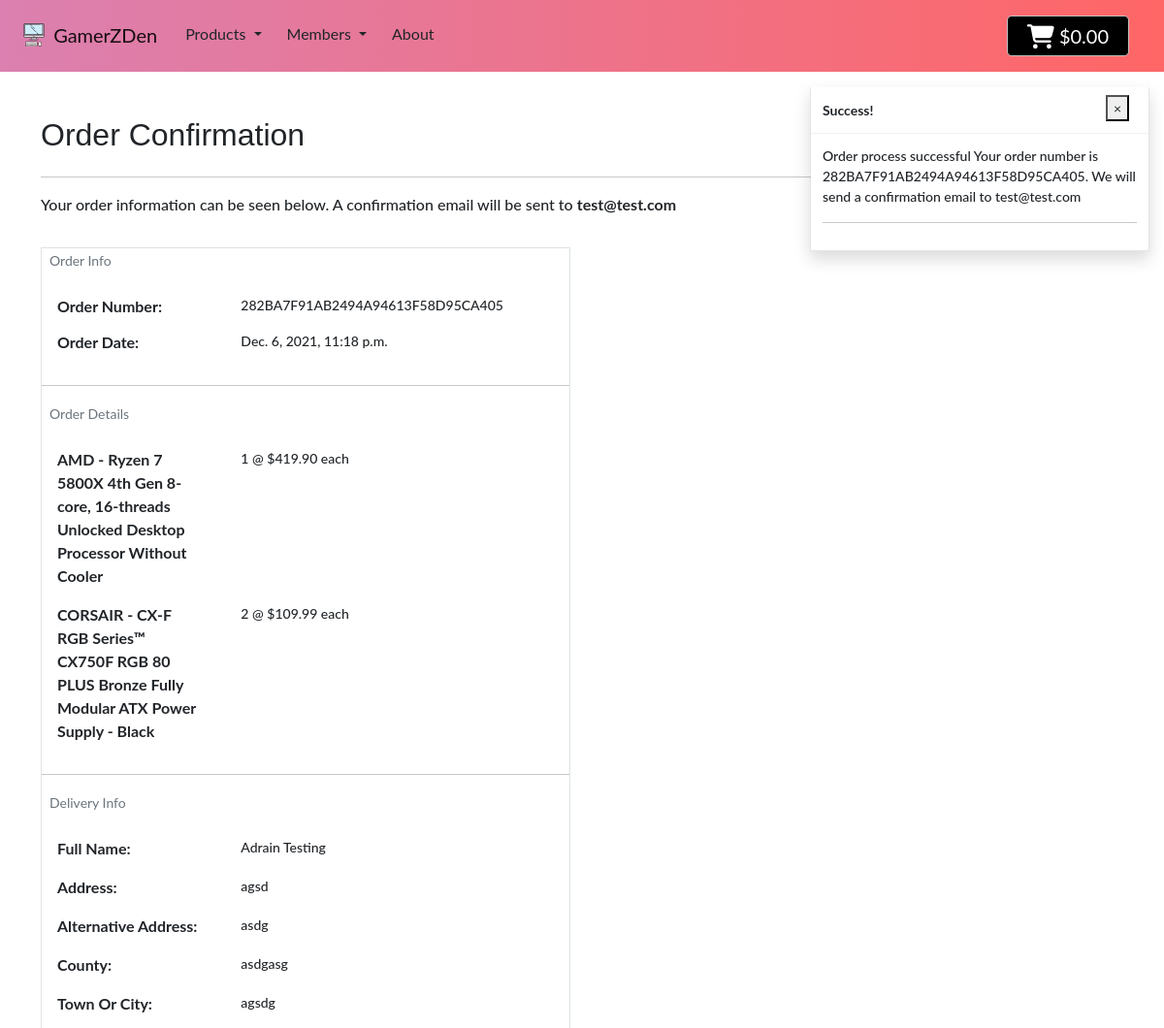
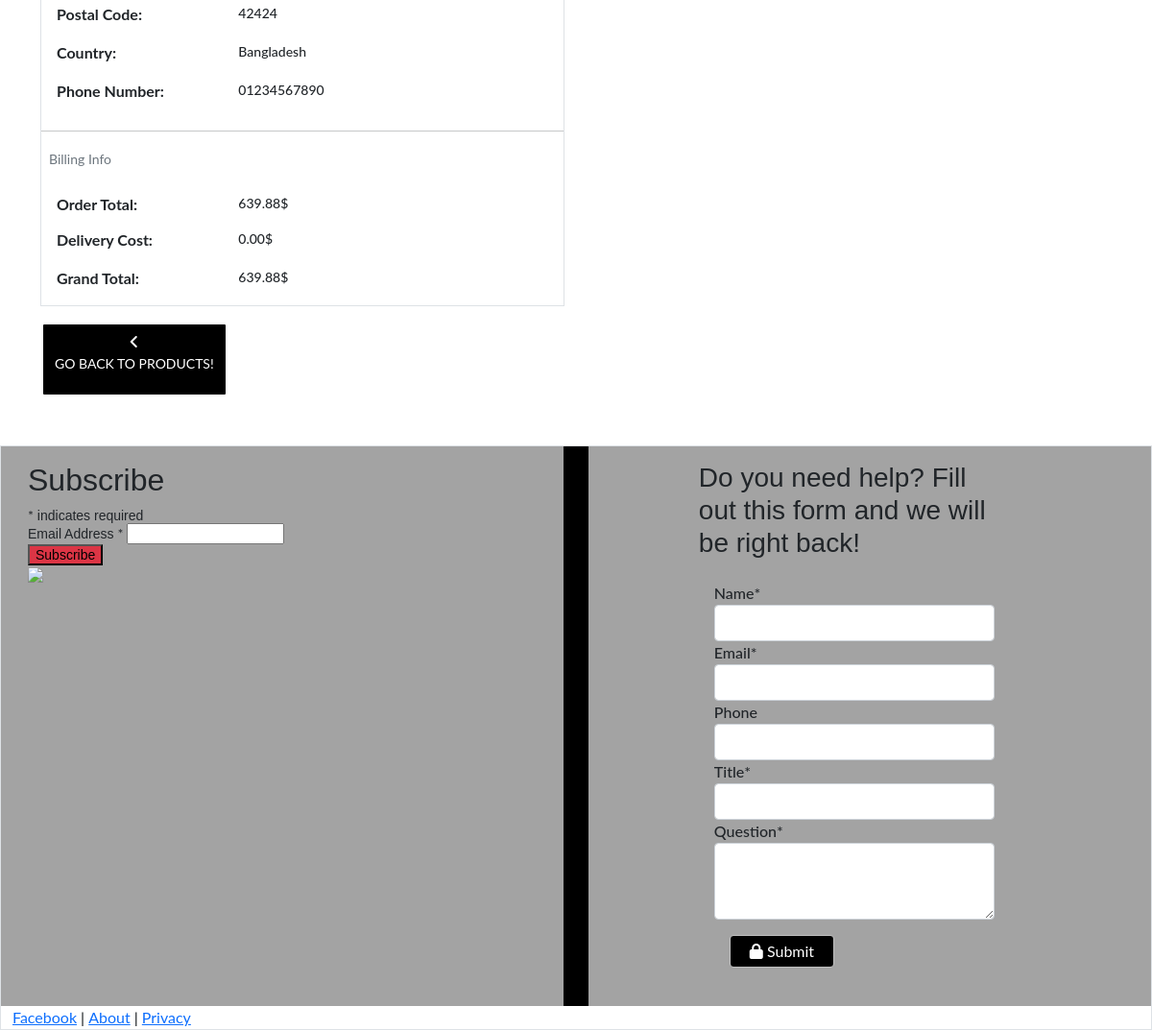
/checkout/checkout_success/282BA7F91AB2494A94613F58D95CA405, run on the app's committed database (2 pictures, top to bottom).
### checkout/models.py (models this page shows, shortened)
class Order(models.Model):
    order_number = models.CharField(max_length=32, null=False, editable=False)
    full_name = models.CharField(max_length=128, null=False, blank=False)
    email = models.EmailField(max_length=254, null=False, blank=False)
    phone_number = models.CharField(max_length=32, null=False, blank=False)
    country = CountryField(blank_label='Country*', null=False, blank=False)
    postcode = models.CharField(max_length=32, null=True, blank=True)
    town_or_city = models.CharField(max_length=64, null=False, blank=False)
    street_address = models.CharField(max_length=128, null=False, blank=False)
    street_address2 = models.CharField(max_length=128, null=True, blank=True)
    county = models.CharField(max_length=128, null=True, blank=True)
    date = models.DateTimeField(auto_now_add=True)
    delivery_cost = models.DecimalField(max_digits=6, decimal_places=2, null=False, default=0)
    order_total = models.DecimalField(max_digits=10, decimal_places=2, null=False, default=0)
    grand_total = models.DecimalField(max_digits=10, decimal_places=2, null=False, default=0)
    original_cart = models.TextField(null=False, blank=False, default='')
    stripe_pid = models.CharField(max_length=256, null=False, blank=False, default='')
    user_profile = models.ForeignKey(UserProfile, on_delete=models.SET_NULL, null=True, blank=True, related_name='orders')

class OrderLineItem(models.Model):
    order = models.ForeignKey(Order, null=False, blank=False, on_delete=models.CASCADE, related_name='lineitems')
    product = models.ForeignKey(Product, null=False, blank=False, on_delete=models.CASCADE)
    quantity = models.IntegerField(null=False, blank=False, default=0)
    lineitem_total = models.DecimalField(max_digits=8, decimal_places=2, null=False, blank=False, editable=False)

### products/models.py (models this page shows, shortened)
class Product(models.Model):
    sku = models.IntegerField(null=True, blank=True, unique=True)
    name = models.TextField(max_length=256)
    description = models.TextField(null=True, blank=True)
    price = models.DecimalField(max_digits=7, decimal_places=2)
    category = models.ForeignKey(Category, on_delete=models.SET_NULL, null=True, blank=True)
    rating = models.DecimalField(max_digits=2, decimal_places=1)
    image_url = models.URLField(max_length=1024)
    image = models.ImageField(null=True, blank=True)
    make = models.CharField(max_length=64)
    model_id = models.CharField(max_length=64)

### checkout/views.py (the view, shortened to what this page needs)
# urls.py: path('checkout_success/<order_number>', views.checkout_success, name='checkout_success'),
def checkout_success(request, order_number):
    save_info = request.session.get('save-info')
    order = get_object_or_404(Order, order_number=order_number)
    if request.user.is_authenticated:
        profile = UserProfile.objects.get(user=request.user)
        order.user_profile = profile
        order.save()
    messages.success(request, f'Order process successful\
        Your order number is {order_number}. We will send\
            a confirmation email to {order.email}')
    if 'cart' in request.session:
        del request.session['cart']
    template = 'checkout/checkout_success.html'
    context = {
        'order': order,
    }
    return render(request, template, context)

### about/forms.py (shortened to what this page needs)
class QuestionForm(forms.ModelForm):
    class Meta:
        model = Question
        fields = '__all__'
        name = forms.CharField,
        email = forms.EmailField,
        title = forms.CharField,
        question = forms.Textarea,
        telephone = forms.CharField,

### about/context_processors.py (called while the page is built)
def get_question_form(request):
    form = QuestionForm()
    context = {
        'question_form': form
    }
    return context

### cart/context_processors.py (called while the page is built, shortened)
def cart_contents(request):
    cart_items = []
    total = 0
    product_count = 0
    cart = request.session.get('cart', {})
    if total < settings.FREE_DELIVERY_THRESHOLD:
        if request.user.is_authenticated:
            delivery = total * Decimal(settings.MEMBER_DELIVERY_PERCENTAGE / 100)
        else:
            delivery = total * Decimal(settings.STANDARD_DELIVERY_PERCENTAGE / 100)
        free_delivery_in = settings.FREE_DELIVERY_THRESHOLD - total
    else:
        delivery = 0
        free_delivery_in = 0
    grand_total = delivery + total
    context = {
        'cart_items': cart_items,
        'total': total,
        'product_count': product_count,
        'delivery': delivery,
        'free_delivery_in': free_delivery_in,
        'free_delivery_threshold': settings.FREE_DELIVERY_THRESHOLD,
        'grand_total': grand_total,
    }
    return context

### checkout/templates/checkout/checkout_success.html (shortened to what this page needs)
{% extends "base.html" %}
{% load static %}
{% block extra_css %}
    <link rel="stylesheet" href="{% static 'checkout/css/checkout.css' %}">
{% endblock %}
{% block content %}
    <div class="overlay"></div>
    <div class="container">
        <div class="row mb-3">
            <div class="col">
                <h2 class="logo-font mb-4">Order Confirmation</h2>
                <hr>
                <p class="text-dark">Your order information can be seen below. A confirmation email will be sent to <strong>{{ order.email }}</strong></p>
            </div>
        </div>
        <div class="row">
            <div class="col-12 col-lg-6">
                <div class="order-confirm-wrapper border">
                    <div class="row">
                        <div class="col">
                            <small class="text-muted ps-2">Order Info</small>
                        </div>
                    </div>
                    <br>
                    <div class="row">
                        <div class="col-12 col-md-4">
                            <strong class="ps-3">Order Number:</strong>
                        </div>
                        <div class="col-12 col-md-8">
                            <p class="small px-3">{{ order.order_number }}</p>
                        </div>
                    </div>
                    <div class="row">
                        <div class="col-12 col-md-4">
                            <p class="ps-3"><strong>Order Date:</strong></p>
                        </div>
                        <div class="col-12 col-md-8">
                            <p class="small px-3">{{ order.date }}</p>
                        </div>
                    </div>
                    <hr>
                    <div class="row">
                        <div class="col">
                            <small class="text-muted ps-2">Order Details</small>
                        </div>
                    </div>
                    <br>
                    {% for item in order.lineitems.all %}
                    <div class="row">
                        <div class="col-12 col-md-4">
                            <p class="ps-3"><strong>{{ item.product.name }}</strong></p>
                        </div>
                        <div class="col-12 col-md-8">
                            <p class="small px-3">{{ item.quantity }} @ ${{ item.product.price }} each</p>
                        </div>
                    </div>
                    {% endfor %}
                    <hr>
                    <div class="row">
                        <div class="col">
                            <small class="text-muted ps-2">Delivery Info</small>
                        </div>
                    </div>
                    <br>
                    <div class="row">
                        <div class="col-12 col-md-4">
                            <p class="ps-3"><strong>Full Name:</strong></p>
                        </div>
                        <div class="col-12 col-md-8">
                            <p class="small px-3">{{ order.full_name }}</p>
                        </div>
                    </div>
                    <div class="row">
                        <div class="col-12 col-md-4">
                            <p class="ps-3"><strong>Address:</strong></p>
                        </div>
                        <div class="col-12 col-md-8">
                            <p class="small px-3">{{ order.street_address }}</p>
                        </div>
                    </div>
                    {% if order.street_address2 %}
                        <div class="row">
                            <div class="col-12 col-md-4">
                                <p class="ps-3"><strong>Alternative Address:</strong></p>
                            </div>
                            <div class="col-12 col-md-8">
                                <p class="small px-3">{{ order.street_address2 }}</p>
                            </div>
                        </div>
                    {% endif %}
                    {% if order.county %}
                    <div class="row">
                        <div class="col-12 col-md-4">
                            <p class="ps-3"><strong>County:</strong></p>
                        </div>
                        <div class="col-12 col-md-8">
                            <p class="small px-3">{{ order.county }}</p>
                        </div>
                    </div>
                    {% endif %}
                    <div class="row">
                        <div class="col-12 col-md-4">
                            <p class="ps-3"><strong>Town Or City:</strong></p>
                        </div>
                        <div class="col-12 col-md-8">
                            <p class="small px-3">{{ order.town_or_city }}</p>
                        </div>
                    </div>
                    <div class="row">
                        <div class="col-12 col-md-4">
                            <p class="ps-3"><strong>Postal Code:</strong></p>
                        </div>
                        <div class="col-12 col-md-8">
                            <p class="small px-3">{{ order.postcode }}</p>
                        </div>
                    </div>
                    <div class="row">
                        <div class="col-12 col-md-4">
                            <p class="ps-3"><strong>Country:</strong></p>
                        </div>
                        <div class="col-12 col-md-8">
                            <p class="small px-3">{{ order.country }}</p>
                        </div>
                    </div>
                    <div class="row">
                        <div class="col-12 col-md-4">
                            <strong class="ps-3">Phone Number:</strong>
                        </div>
                        <div class="col-12 col-md-8">
                            <p class="small px-3">{{ order.phone_number }}</p>
                        </div>
                    </div>
                    <hr>
                    <div class="row">
                        <div class="col">
                            <small class="text-muted ps-2">Billing Info</small>
                        </div>
                    </div>
                    <br>
                    <div class="row">
                        <div class="col-12 col-md-4">
                           <strong class="ps-3">Order Total:</strong>
                        </div>
                        <div class="col-12 col-md-8">
                            <p class="small px-3">{{ order.order_total }}$</p>
                        </div>
                    </div>
                    <div class="row">
                        <div class="col-12 col-md-4">
                            <p class="ps-3"><strong>Delivery Cost:</strong></p>
                        </div>
                        <div class="col-12 col-md-8">
                            <p class="small px-3">{{ order.delivery_cost }}$</p>
                        </div>
                    </div>
                    <div class="row">
                        <div class="col-12 col-md-4">
                            <p class="ps-3"><strong>Grand Total:</strong></p>
                        </div>
                        <div class="col-12 col-md-8">
                            <p class="small px-3">{{ order.grand_total }}$</p>
                        </div>
                    </div>
                </div>
            </div>
        </div>
        <div class="row">
            <div class="col-12 col-lg-6">
                {% if from_profile %}
                    <a href="{% url 'profile' %}" class="btn btn-black text-white mt-3">
                        <span class="icon">
                            <i class="fas fa-angle-left"></i>
                        </span>
                        <p class="small text-uppercase">Go back to profile</p>
                    </a>
                {% else %}
                    <a href="{% url 'products' %}" class="btn btn-black text-white mt-3">
                        <span class="icon">
                            <i class="fas fa-angle-left"></i>
                        </span>
                        <p class="small text-uppercase">Go back to products!</p>
                    </a>
                {% endif %}
            </div>
        </div>
    </div>
{% endblock %}

### static/css/base.css (style rules this page uses)
:root { --primary-header-color: linear-gradient(90deg, #DB80B0, #FF6666) }
html { height: 100%; }
body { background: url('/media/main-bg.jpg') no-repeat center center fixed; background-size: cover; font-family: 'Lato', serif; font-weight: 500; }
h1,h2,h3, h4,h5,h6 { font-family: 'Roboto Slab', Helvetica; font-weight: 500; }
span, a, small { font-family: 'Lato', serif; font-weight: 400; }
.overlay { height: 100%; width: 100%; top: 0; left: 0; position: fixed; background: #fff; z-index: -1; }
.btn-black { color: #FFF; background: #000; border: white 3px solid; transition: color .15s ease-in-out,background-color .15s ease-in-out,border-color .15s ease-in-out,box-shadow .15s ease-in-out; }

### data on the page
Order: email "test@test.com", order_number "282BA7F91AB2494A94613F58D95CA405", date "Dec. 6, 2021, 11:18 p.m.", full_name "Adrain Testing", street_address "agsd", street_address2 "asdg", county "asdgasg", town_or_city "agsdg", postcode "42424", country "Bangladesh", phone_number "01234567890", order_total "639.88", delivery_cost "0.00", grand_total "639.88"
OrderLineItem: product.name "AMD - Ryzen 7 5800X 4th Gen 8-core, 16-threads Unlocked Desktop Processor Without Cooler", quantity "1", product.price "419.90"
OrderLineItem: product.name "CORSAIR - CX-F RGB Series™ CX750F RGB 80 PLUS Bronze Fully Modular ATX Power Supply - Black", quantity "2", product.price "109.99"

### other printed values
{{ message }} "Order process successful Your order number is 282BA7F91AB2494A94613F58D95CA405. We will send a confirmation email to test@test.com"
